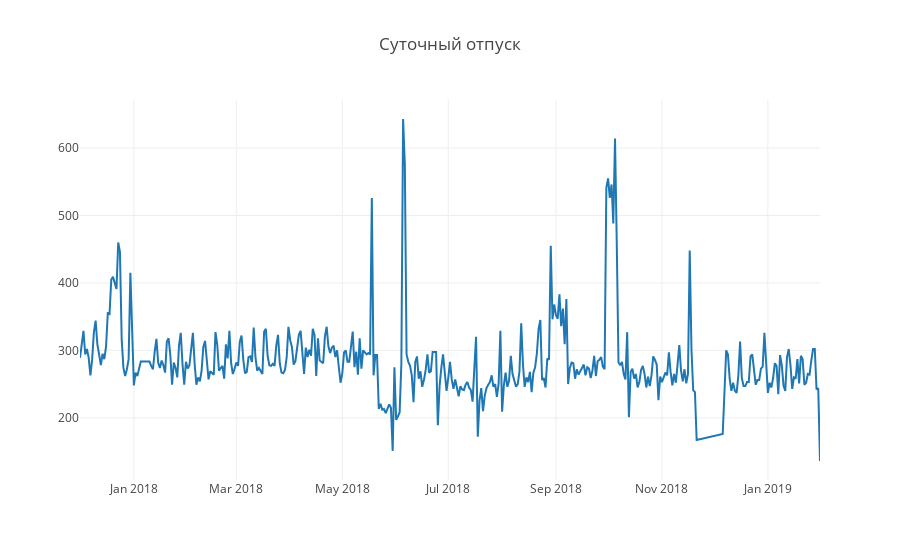
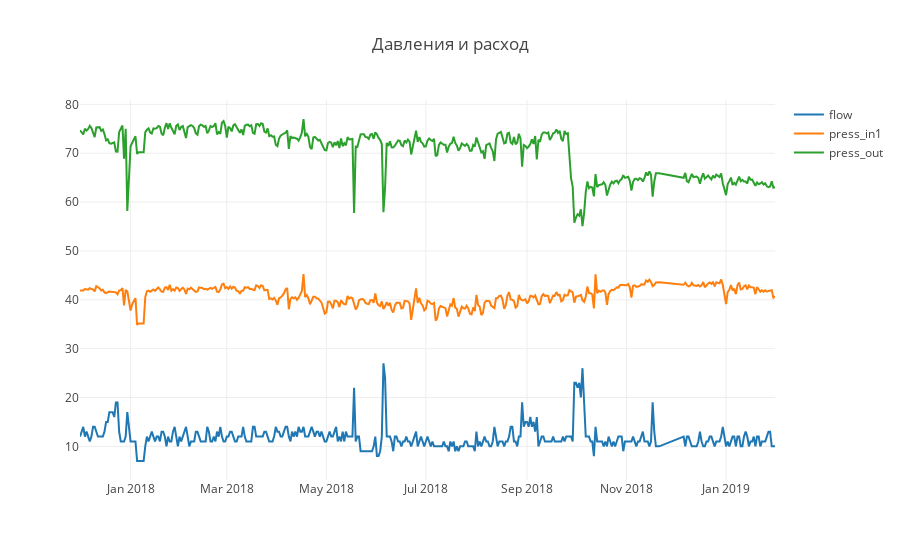

The code cell stored with these charts, in order, in its notebook:
### Code cell
# matplotlib.style.available
# matplotlib.style.use('classic')
#a = df[data_cols].plot(subplots=True, figsize=(10, 10), grid=True, x_compat=True)

# Вариант с plotly
%run ./plotly_df.py
plotly_df(df[['volume_d_']], title = 'Суточный отпуск')
plotly_df(df[['flow', 'press_in1', 'press_out']], title = 'Давления и расход')

### Figure 1 — Plotly figure (JSON) as saved in the notebook; plotly's stock layout.template omitted (floating-point values rounded to 4 significant figures; data arrays with more than 128 entries replaced by an {"elided": "..."} marker saying what was removed)
{"data": [{"mode": "lines", "name": "volume_d_", "type": "scatter", "uid": "49827bf2-8b13-4f55-931e-68b0f568996f", "x": {"elided": "411 str values"}, "y": {"elided": "411 float values"}}], "layout": {"title": {"text": "Суточный отпуск"}}}

### Figure 2 — Plotly figure (JSON) as saved in the notebook; plotly's stock layout.template omitted (floating-point values rounded to 4 significant figures; data arrays with more than 128 entries replaced by an {"elided": "..."} marker saying what was removed)
{"data": [{"mode": "lines", "name": "flow", "type": "scatter", "uid": "3e0f601b-a929-4b1a-a0cd-b968a44c5d28", "x": {"elided": "411 str values"}, "y": {"elided": "411 int values"}}, {"mode": "lines", "name": "press_in1", "type": "scatter", "uid": "b550e0bb-5c09-4b10-8c1c-629afdfd67d8", "x": {"elided": "411 str values"}, "y": {"elided": "411 float values"}}, {"mode": "lines", "name": "press_out", "type": "scatter", "uid": "4570aedd-a7ab-4a97-a61f-5afd7737e12a", "x": {"elided": "411 str values"}, "y": {"elided": "411 float values"}}], "layout": {"title": {"text": "Давления и расход"}}}
